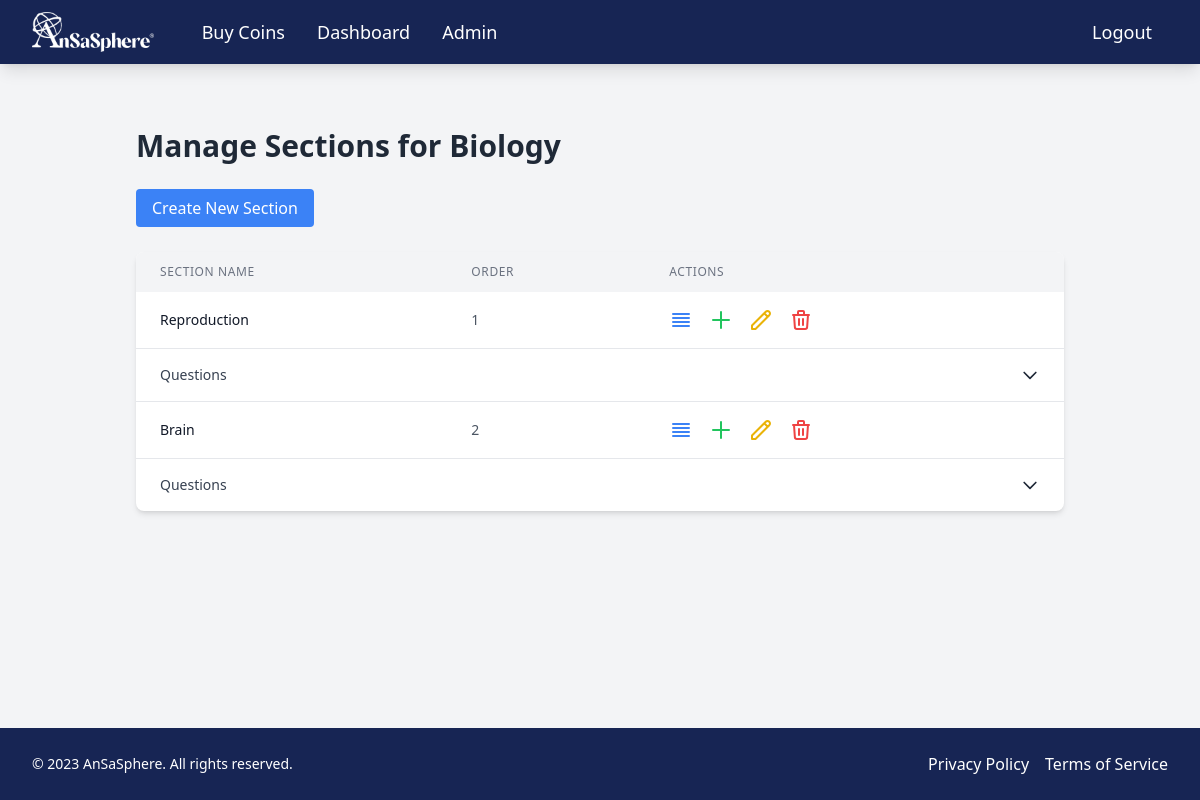
Screenshot of /admin_dashboard/sections/4/ (signed in) with the database file from the repository.
### eduPathCare/models.py (models this page shows, shortened)
class Subject(models.Model):
    subject_id = models.AutoField(primary_key=True)
    subject_name = models.CharField(max_length=255)
    description = models.TextField()
    price = models.PositiveIntegerField(default=0)  # Change to coins (integer)
    featured = models.BooleanField(default=False)

class Section(models.Model):
    section_id = models.AutoField(primary_key=True)
    subject = models.ForeignKey(Subject, on_delete=models.CASCADE)
    section_name = models.CharField(max_length=255)
    section_order = models.PositiveIntegerField()
    text_content = models.TextField()
    image_content = models.URLField(blank=True, null=True)
    created_at = models.DateTimeField(auto_now_add=True)
    updated_at = models.DateTimeField(auto_now=True)
    is_completed = models.BooleanField(default=False)

### eduPathCare/views_admin.py (the view)
@login_required
@user_passes_test(lambda u: u.is_superuser)
def manage_sections(request, subject_id):
    subject = get_object_or_404(Subject, subject_id=subject_id)
    sections = Section.objects.filter(subject=subject)
    return render(request, 'admin/manage_sections.html', {'subject': subject, 'sections': sections})

### eduPathCare/templates/admin/manage_sections.html (shortened to what this page needs)
{% extends 'base.html' %}
{% block content %}
<div class="container mx-auto px-4 py-8">
    <h1 class="text-3xl font-bold mb-8">Manage Sections for {{ subject.subject_name }}</h1>
    <div class="mb-8">
        <a href="{% url 'create_section' subject.subject_id %}" class="bg-blue-500 text-white px-4 py-2 rounded hover:bg-blue-600">Create New Section</a>
    </div>
    <div class="overflow-x-auto bg-white shadow-md rounded-lg">
        <table class="min-w-full">
            <thead class="bg-gray-100">
                <tr>
                    <th class="px-6 py-3 text-left text-xs font-medium text-gray-500 uppercase tracking-wider">Section Name</th>
                    <th class="px-6 py-3 text-left text-xs font-medium text-gray-500 uppercase tracking-wider">Order</th>
                    <th class="px-6 py-3 text-left text-xs font-medium text-gray-500 uppercase tracking-wider">Actions</th>
                </tr>
            </thead>
            <tbody class="divide-y divide-gray-200">
                {% for section in sections %}
                    <tr class="hover:bg-gray-50 transition duration-200">
                        <td class="px-6 py-4 whitespace-nowrap">
                            <div class="text-sm font-medium text-gray-900">{{ section.section_name }}</div>
                        </td>
                        <td class="px-6 py-4 whitespace-nowrap">
                            <div class="text-sm text-gray-600">{{ section.section_order }}</div>
                        </td>
                        <td class="px-6 py-4 whitespace-nowrap">
                            <div class="flex items-center space-x-4">
                                <a href="{% url 'manage_subsection' section.section_id %}" class="text-blue-500 hover:text-blue-700" title="Manage Subsections">
                                    <svg xmlns="http://www.w3.org/2000/svg" class="h-6 w-6" fill="none" viewBox="0 0 24 24" stroke="currentColor">
                                        <path stroke-linecap="round" stroke-linejoin="round" stroke-width="2" d="M4 6h16M4 10h16M4 14h16M4 18h16" />
                                    </svg>
                                </a>
                                <a href="{% url 'create_question' section.section_id %}" class="text-green-500 hover:text-green-700" title="Create Question">
                                    <svg xmlns="http://www.w3.org/2000/svg" class="h-6 w-6" fill="none" viewBox="0 0 24 24" stroke="currentColor">
                                        <path stroke-linecap="round" stroke-linejoin="round" stroke-width="2" d="M12 4v16m8-8H4" />
                                    </svg>
                                </a>
                                <a href="{% url 'edit_section' section.section_id %}" class="text-yellow-500 hover:text-yellow-700" title="Edit Section">
                                    <svg xmlns="http://www.w3.org/2000/svg" class="h-6 w-6" fill="none" viewBox="0 0 24 24" stroke="currentColor">
                                        <path stroke-linecap="round" stroke-linejoin="round" stroke-width="2" d="M15.232 5.232l3.536 3.536m-2.036-5.036a2.5 2.5 0 113.536 3.536L6.5 21.036H3v-3.572L16.732 3.732z" />
                                    </svg>
                                </a>
                                <button onclick="openDeleteModal('{{ section.section_id }}')" class="text-red-500 hover:text-red-700" title="Delete Section">
                                    <svg xmlns="http://www.w3.org/2000/svg" class="h-6 w-6" fill="none" viewBox="0 0 24 24" stroke="currentColor">
                                        <path stroke-linecap="round" stroke-linejoin="round" stroke-width="2" d="M19 7l-.867 12.142A2 2 0 0116.138 21H7.862a2 2 0 01-1.995-1.858L5 7m5 4v6m4-6v6m1-10V4a1 1 0 00-1-1h-4a1 1 0 00-1 1v3M4 7h16" />
                                    </svg>
                                </button>
                            </div>
                        </td>
                    </tr>
                    <tr>
                        <td colspan="3" class="px-6 py-4">
                            <div class="accordion">
                                <div class="accordion-header flex justify-between items-center cursor-pointer" onclick="toggleAccordion('questions-{{ section.section_id }}')">
                                    <span class="text-sm font-medium text-gray-700">Questions</span>
                                    <svg id="arrow-{{ section.section_id }}" class="h-5 w-5 transform transition-transform" fill="none" viewBox="0 0 24 24" stroke="currentColor">
                                        <path stroke-linecap="round" stroke-linejoin="round" stroke-width="2" d="M19 9l-7 7-7-7" />
                                    </svg>
                                </div>
                            </div>
                        </td>
                    </tr>
                {% empty %}
                    <tr>
                        <td colspan="3" class="px-6 py-4 text-center text-gray-600">No sections available.</td>
                    </tr>
                {% endfor %}
            </tbody>
        </table>
    </div>
</div>
{% endblock %}

### rows the page displays
Subject: subject_name "Biology"
Section: section_name "Reproduction", section_order "1"
Section: section_name "Brain", section_order "2"
